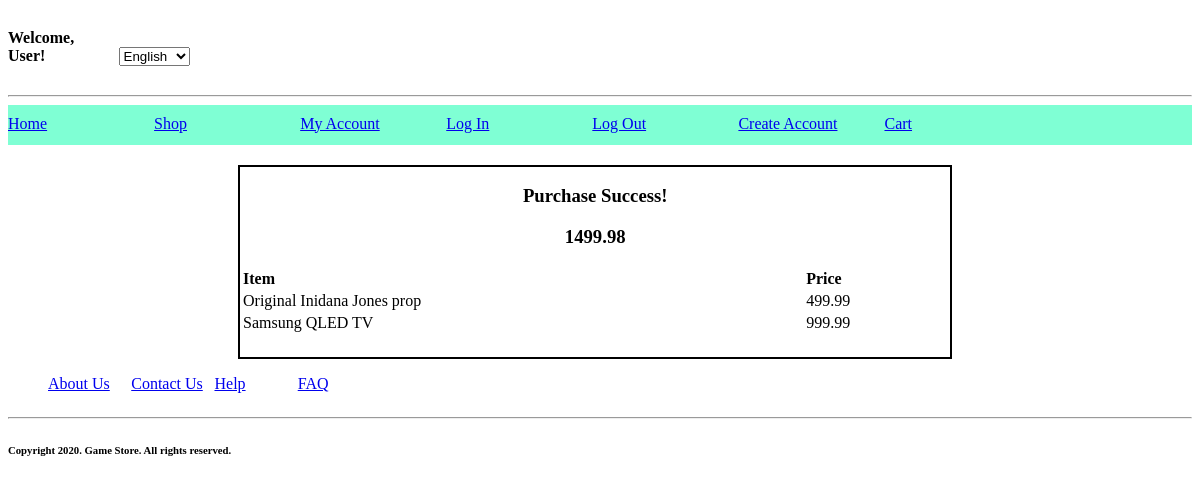
/checkout (signed in), run on the app's committed database.
### store_app/models.py (models this page shows)
class Item(models.Model):
    item_name = models.CharField(max_length=100)
    desc = models.TextField()
    price = models.DecimalField(max_digits=6, decimal_places=2)
    user = models.ManyToManyField(User, related_name="items")
    objects = ItemManager()

### store_app/views.py (the view)
# urls.py: path('checkout', views.checkout)
def checkout(request):
    user = User.objects.get(id=request.session['user_id'])
    print("BEFORE SUM FUNCTION")
    context = {
        'total' : user.items.all().aggregate(Sum('price')),
        "cart" : user.items.all(),
    }
    return render(request, 'checkout.html', context)

### store_app/templates/checkout.html (shortened to what this page needs)
<!DOCTYPE html>
<html lang="en">
<head>
</head>
<body>
    <div id="headline">
        <h4>Welcome, User!</h4>
        <select name="status">
            <option value="english">English</option>
        </select>
    </div>
    <hr>
    <div id="navbar">
        <a href="/success">Home</a>
        <a href="/electronics">Shop</a>
        <a href="/account_information">My Account</a>
        <a href="/login">Log In</a>
        <a href="/log_out">Log Out</a>
        <a href="/">Create Account</a>
        <a href="/main_cart">Cart</a>
    </div>
    <div id="orders">
        <h3>Purchase Success!</h3>
        <table>
            <tr>
                <th>Item</th>
                <th>Price</th>
            </tr>
            {% for item in cart %}
            <tr>
                <td>{{ item.item_name }}</td>
                <td>{{ item.price }}</td>
            {% endfor %}
            </tr>
        <tr>
            <h3> {{ total.price__sum|floatformat:2 }} </h3>
        </tr>
    </table>
    </div>
    <div id="about_us">
        <ul>
            <a href="/about_us">About Us</a>
            <a href="/contact_us">Contact Us</a>
            <a href="/help">Help</a>
            <a href="/faq">FAQ</a>
        </ul>
    </div>
    <hr>
    <footer>
        <h6>Copyright 2020. Game Store. All rights reserved.</h6>
    </footer>
</body>
</html>

### store_app/templates/checkout.html (style rules this page uses)
* { height: auto; }
#headline { width: 30%; display: inline-block; }
#headline h4 { width: 30%; display: inline-block; }
#navbar { background-color: aquamarine; width: 100%; height: 40px; }
#navbar a { width: 12%; display: inline-block; margin-top: 10px; }
h3 { width: 100%; text-align: center; }
table { width: 100%; text-align: left; margin-bottom: 20px; }
#orders { margin-top: 20px; vertical-align: top; width: 60%; display: inline-block; border: solid black 2px; margin-left: 230px; text-align: center; }
#about_us { width: 48%; display: inline-block; }
#about_us a { width: 15%; display: inline-block; }
h3 { text-align: middle; }

### data on the page
Item: item_name "Original Inidana Jones prop", price "499.99"
Item: item_name "Samsung QLED TV", price "999.99"

### other printed values
{{ total.price__sum|floatformat:2 }} "1499.98"
